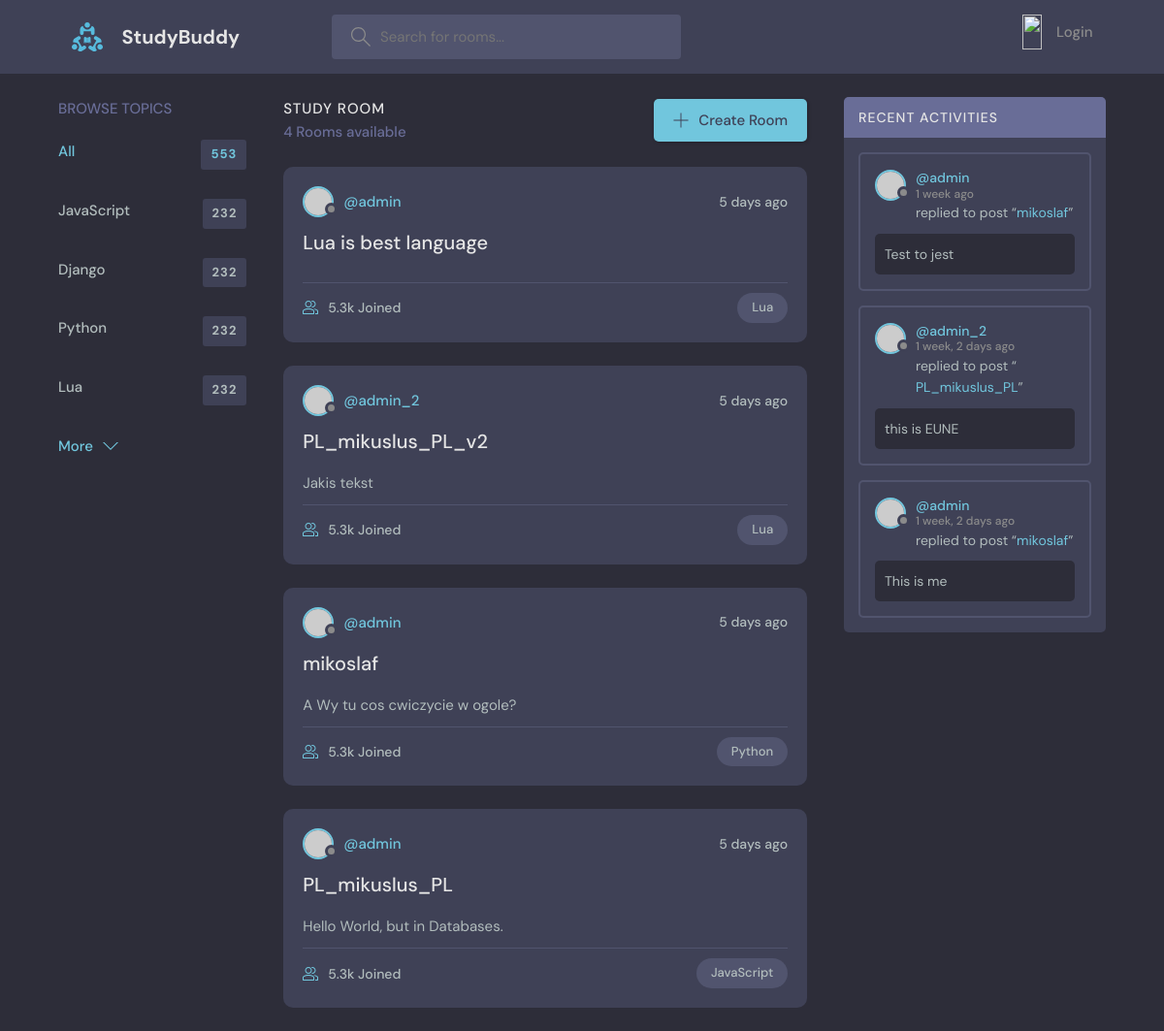
The app's page /, older data.
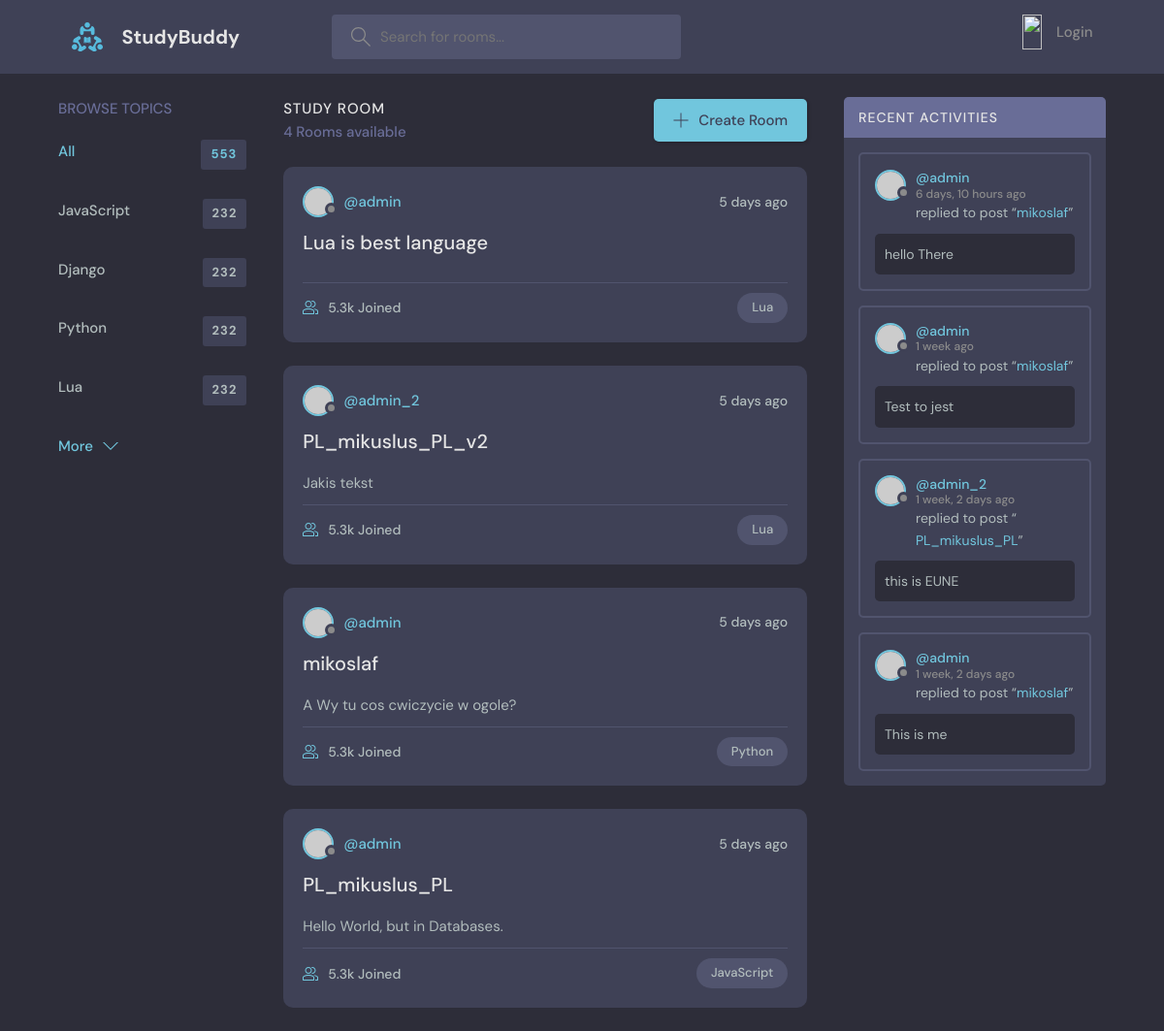
The same page, newer data.
### base/models.py (models this page shows)
class Topic(models.Model):
    name = models.CharField(max_length=200)
    def __str__(self):
        return self.name

class Room(models.Model):
    host = models.ForeignKey(User, on_delete=models.SET_NULL, null=True)
    topic = models.ForeignKey(Topic, on_delete=models.SET_NULL, null=True)
    name = models.CharField(max_length=200)
    description = models.TextField(null=True, blank=True)
    participants = models.ManyToManyField(User, related_name='paricipants', blank=True)
    updated = models.DateField(auto_now=True)
    created = models.DateField(auto_now_add=True)
    class Meta:
        ordering = ['-updated', '-created'] # Domyślne Order BY w klasie, pierwszy ma priorytet, opcjonalnie drugi
    def __str__(self):
        return str(self.name)

class Message(models.Model):
    user = models.ForeignKey(User, on_delete=models.CASCADE)
    room = models.ForeignKey(Room, on_delete=models.CASCADE) # Zapis oznacza to, że gdy Room zostanie usuniety to to też zostanie|SET_NULL zamiast usunięcia zostanie dane NULL
    body = models.TextField()
    updated = models.DateField(auto_now=True)
    created = models.DateField(auto_now_add=True)
    def __str__(self):
        return self.body[0:50]

### base/views.py (the view)
# urls.py: path("", views.home, name="home"),
def home(request):
    q = request.GET.get('q') if request.GET.get('q') != None else ''  # pobieramy zmienna z linku
    lista = Room.objects.filter(
        Q(topic__name__icontains = q) | # & == and, | == or
        Q(name__icontains = q) |
        Q(description__icontains = q)
        ) # Podczas zapytań do bd zamist . używa się __ chyba | icontains dodajce coś w stylu LIKE "%cos%"
    topic = Topic.objects.all()
    rooms_count = lista.count()
    room_messages = Message.objects.filter(Q(room__topic__name__icontains=q)).order_by('-created')
    context =  {'name': 'Start', 'lista': lista, 'topics': topic, 'room_count': rooms_count, 'room_messages': room_messages}
    return render(request, "home.html", context)

### templates/home.html (shortened to what this page needs)
{% extends 'main.html' %}
{% block content %}
  <main class="layout layout--3">
    <div class="container">
        {% include 'topics_component.html' %}
        {% include 'feed_component.html' %}
        {% include 'activity_component.html' %}
    </div>
  </main>
{% endblock content %}

### templates/topics_component.html
<div class="topics">
  <div class="topics__header">
    <h2>Browse Topics</h2>
  </div>
  <ul class="topics__list">
    <li>
      <a href="{% url 'home' %}" class="active">All <span>553</span></a>
    </li>
    {% for topic in topics %}
        <li>
            <a href="{% url 'home' %}?q={{topic.name}}">{{topic}} <span>232</span></a>
        </li>
    {% endfor %}
  </ul>
  <a class="btn btn--link" href="topics.html">
    More
    <svg
      version="1.1"
      xmlns="http://www.w3.org/2000/svg"
      width="32"
      height="32"
      viewBox="0 0 32 32"
    >
      <title>chevron-down</title>
      <path d="M16 21l-13-13h-3l16 16 16-16h-3l-13 13z"></path>
    </svg>
  </a>
</div>

### templates/feed_component.html (shortened to what this page needs)
<div class="roomList">
    <div class="roomList__header">
      <div>
        <h2>Study Room</h2>
        <p>{{room_count}} Rooms available</p>
      </div>
      <a class="btn btn--main" href="{% url 'create-room'%}">
        <svg version="1.1" xmlns="http://www.w3.org/2000/svg" width="32" height="32" viewBox="0 0 32 32">
          <title>add</title>
          <path
            d="M16.943 0.943h-1.885v14.115h-14.115v1.885h14.115v14.115h1.885v-14.115h14.115v-1.885h-14.115v-14.115z"
          ></path>
        </svg>
        Create Room
      </a>
    </div>
    {% for list in lista %}
        <div class="roomListRoom">
        <div class="roomListRoom__header">
            <a href="{% url 'user-profile' list.host.id %}" class="roomListRoom__author">
            <div class="avatar avatar--small">
                <img src="https://randomuser.me/api/portraits/women/11.jpg" />
            </div>
            <span>@{{list.host.username}}</span>
            </a>
            <div class="roomListRoom__actions">
            <span>5 days ago</span>
            </div>
        </div>
        <div class="roomListRoom__content">
            <a href="{% url 'list' list.id %}">{{list.name}}</a>
            <p>
                {{list.description}}
            </p>
        </div>
        <div class="roomListRoom__meta">
            <a href="room.html" class="roomListRoom__joined">
            5.3k Joined
            </a>
            <p class="roomListRoom__topic">{{list.topic}}</p>
        </div>
        </div>
    {% endfor %}
  </div>

### templates/activity_component.html (shortened to what this page needs)
<div class="activities">
    <div class="activities__header">
      <h2>Recent Activities</h2>
    </div>
    {% for message in room_messages %}
        <div class="activities__box">
        <div class="activities__boxHeader roomListRoom__header">
            <a href="{% url 'user-profile' message.user.id %}" class="roomListRoom__author">
            <div class="avatar avatar--small">
                <img src="https://randomuser.me/api/portraits/women/11.jpg" />
            </div>
            <p>
                @{{message.user}}
                <span>{{message.created|timesince}} ago</span>
            </p>
            </a>
        </div>
        <div class="activities__boxContent">
            <p>replied to post “<a href="{% url 'list' message.room.id %}">{{message.room}}</a>”</p>
            <div class="activities__boxRoomContent">
                {{message}}
            </div>
        </div>
        </div>
    {% endfor %}
  </div>

Row changes from the older to the newer data that the page shows:
added Message: user "admin", created "6 days, 10 hours", room "mikoslaf", body "hello There"
